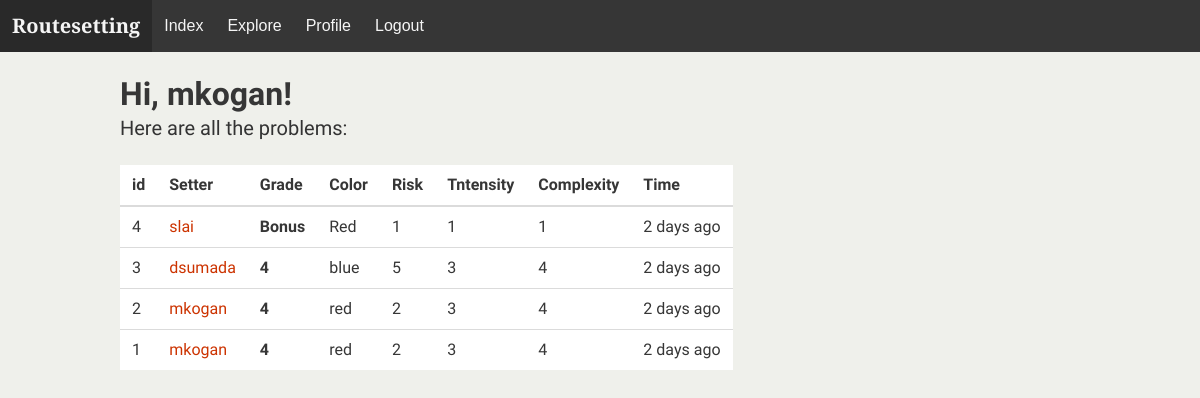
The page /explore (signed in) on the database its author committed.
### app/models.py (models this page shows, shortened)
class User(UserMixin, db.Model):
    id = db.Column(db.Integer, primary_key=True)
    username = db.Column(db.String(64), index=True, unique=True)
    email = db.Column(db.String(120), index=True, unique=True)
    password_hash = db.Column(db.String(128))
    about_me = db.Column(db.String(140))
    problems = db.relationship('Problem', backref='setter', lazy='dynamic')
    followed = db.relationship(
        'User', secondary=followers,
        primaryjoin=(followers.c.follower_id == id),
        secondaryjoin=(followers.c.followed_id == id),
        backref=db.backref('followers', lazy='dynamic'), lazy='dynamic')

class Problem(db.Model):
    id = db.Column(db.Integer, primary_key=True)
    timestamp = db.Column(db.DateTime, index=True, default=datetime.utcnow)
    user_id = db.Column(db.Integer, db.ForeignKey('user.id'))
    color = db.Column(db.String(32), index=True)
    grade = db.Column(db.String(32), index=True)
    risk = db.Column(db.Integer(), index=True)
    intensity = db.Column(db.Integer(), index=True)
    complexity = db.Column(db.Integer(), index=True)

### app/main/routes.py (the view)
@bp.route('/explore')
@login_required
def explore():
    problems = Problem.query.order_by(Problem.timestamp.desc()).all()
    return render_template('index.html', title='Explore', problems=problems)

### app/models.py (called while the page is built)
@login.user_loader
def load_user(id):
    return User.query.get(int(id))

### app/templates/index.html (shortened to what this page needs)
{% extends "baselayout.html" %}
{% block head %}
    {{ super() }}
{% endblock %}
{% block content %}
    <br>
    <h1 class='title'>Hi, {{current_user.username}}!</h1>
    {% if form %}
    <h2 class='subtitle'>Record a problem.</h2>
    <form action="" method="post">
        {{ form.hidden_tag() }}
        <div class="box">
            <div class="columns">
                <div class="column">
                    <h3 class='is-size-7'>{{ form.grade.label }}</h3>
                    <div class="select">
                        {{ form.grade }}
                    </div>
                </div>
                <div class="column">
                    <h3 class='is-size-7'>{{ form.color.label }}</h3>
                    <div class="select">
                        {{ form.color }}
                    </div>
                </div>
                <div class="column">
                    <h3 class='is-size-7'>{{ form.risk.label }}</h3>
                    <div class="select">
                        {{ form.risk }}
                    </div>
                </div>
                <div class="column">
                    <h3 class='is-size-7'>{{ form.intensity.label }}</h3>
                    <div class="select">
                        {{ form.intensity }}
                    </div>
                </div>
                <div class="column">
                    <h3 class='is-size-7'>{{ form.complexity.label }}</h3>
                    <div class="select">
                        {{ form.complexity }}
                    </div>
                </div>
            </div>
        </div>
        <button">{{ form.submit(class='button is-primary') }}</button>
    </form>
    <br>
    <br>
    <h2 class='subtitle'>Here are all the problems you follow:</h2>
    {% else %}
    <h2 class='subtitle'>Here are all the problems:</h2>
    {% endif %}
    <table class=table>
        <thead>
            <tr>
                <th>id</th>
                <th>Setter</th>
                <th>Grade</th>
                <th>Color</th>
                <th>Risk</th>
                <th>Tntensity</th>
                <th>Complexity</th>
                <th>Time</th>
            </tr>
        </thead>
        <tbody>
        {% for problem in problems %}
             {% include '_problem.html' %}
        {% endfor %}
        </tbody>
    </table>
{% endblock %}

### app/templates/baselayout.html (shortened to what this page needs)
<!doctype html>
<html class=has-navbar-fixed-top>
  <head>
    {% block head %}
    <link rel="stylesheet" href="{{ url_for('static', filename='css/style.css') }}">
    {% endblock %}
  </head>
  <body>
      <nav class="navbar is-dark is-fixed-top" role="navigation" aria-label="main navigation">
        <div class="navbar-brand">
          <a class="navbar-item" href="{{ url_for('main.index') }}">
            <h1 class="is-family-serif is-size-5 has-text-weight-semibold">Routesetting</h1>
          </a>
        </div>
        <div id="main-nav" class="navbar-menu">
          <div class="navbar-start">
            <a class="navbar-item" href="{{ url_for('main.index') }}">
                Index
            </a>
            <a class='navbar-item' href="{{ url_for('main.explore') }}">
                Explore
            </a>
            {% if current_user.is_anonymous %}
            <a class="navbar-item"href="{{ url_for('auth.login') }}">Login</a>
            {% else %}
            <a class="navbar-item" href="{{ url_for('main.user', username=current_user.username) }}">Profile</a>
            <a class="navbar-item" href="{{ url_for('auth.logout') }}">Logout</a>
            {% endif %}
          </div>
          </div>
  </nav>
  <div class="container is-family-monospace">
      {% block content %}
      {% endblock %}
    </div>
  </body>
</html>

### app/templates/_problem.html
<tr>
    <td>{{ problem.id }}</td>
    <td><a href="/user/{{ problem.setter.username }}">{{ problem.setter.username }}</a></td>
    <th>{{ problem.grade }}</th>
    <td>{{ problem.color }}</td>
    <td>{{ problem.risk }}</td>
    <td>{{ problem.intensity }}</td>
    <td>{{ problem.complexity }}</td>
    <td>{{ moment(problem.timestamp).fromNow() }}</td>
</tr>

### rows shown on the page
User: username "mkogan"
Problem: id "4", setter.username "slai", grade "Bonus", color "Red", risk "1", intensity "1", complexity "1", timestamp "2 days ago"
Problem: id "3", setter.username "dsumada", grade "4", color "blue", risk "5", intensity "3", complexity "4", timestamp "2 days ago"
Problem: id "2", setter.username "mkogan", grade "4", color "red", risk "2", intensity "3", complexity "4", timestamp "2 days ago"
Problem: id "1", setter.username "mkogan", grade "4", color "red", risk "2", intensity "3", complexity "4", timestamp "2 days ago"
